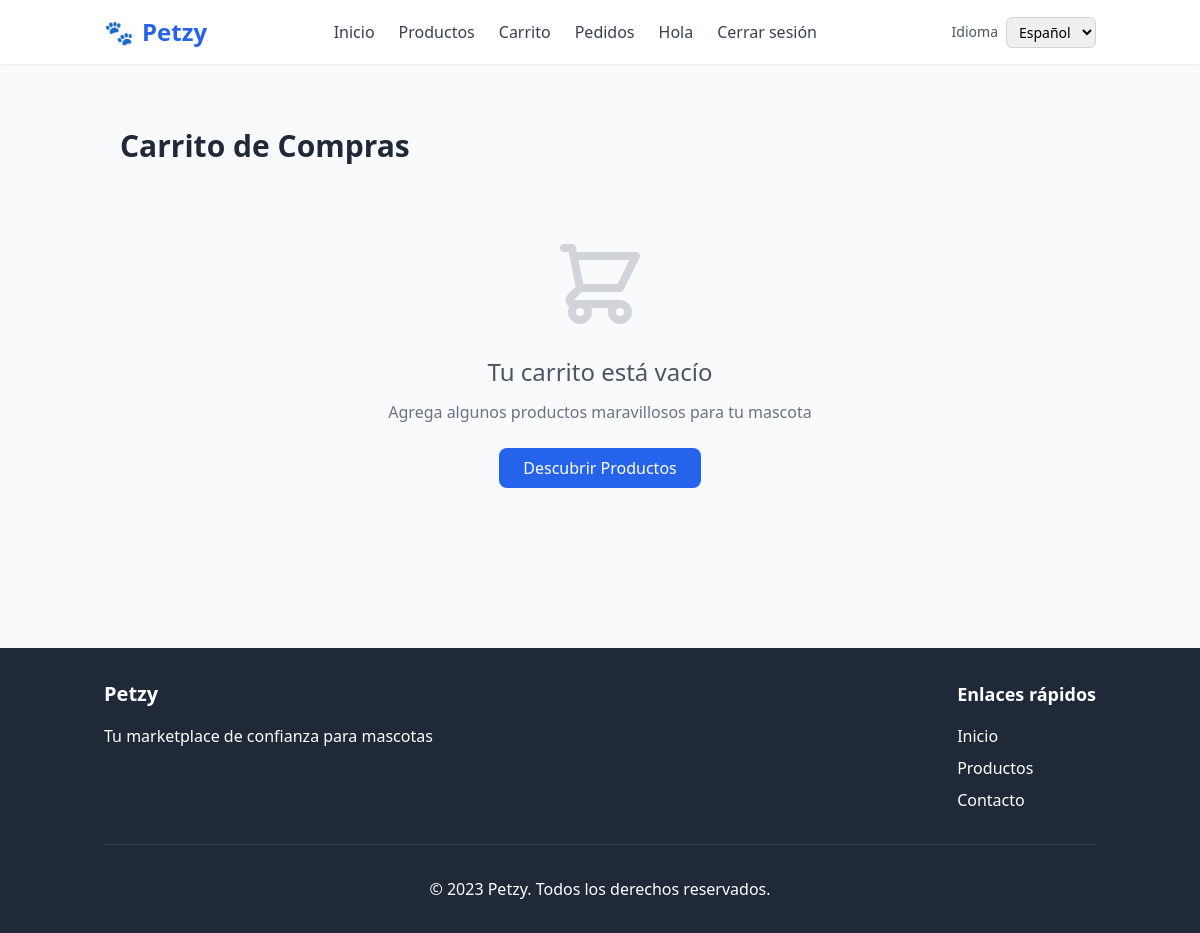
The app's page /cart/ (signed in), older data.
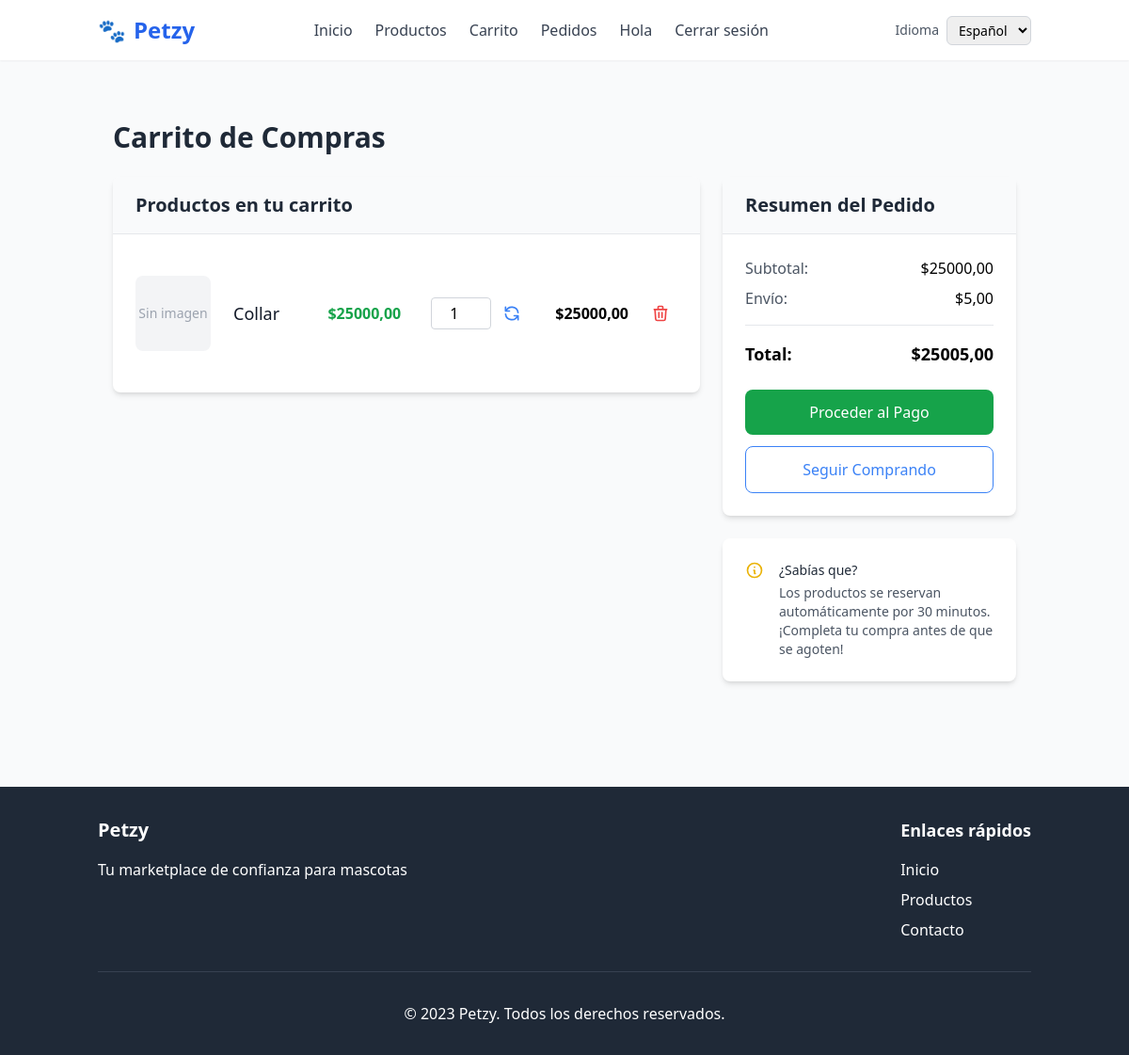
The same page, newer data.
### cart/models.py (models this page shows, shortened)
class CartItem(models.Model):
    cart = models.ForeignKey(Cart, on_delete=models.CASCADE, related_name="items")
    producto = models.ForeignKey(Producto, on_delete=models.CASCADE)
    cantidad = models.PositiveIntegerField(default=1)

### products/models.py (models this page shows, shortened)
class Producto(models.Model):
    vendedor = models.ForeignKey(Usuario, on_delete=models.CASCADE, related_name="productos")
    nombre = models.CharField(max_length=200)
    descripcion = models.TextField(blank=True)
    precio = models.DecimalField(max_digits=8, decimal_places=2)
    stock = models.PositiveIntegerField(default=0)
    categoria = models.CharField(max_length=100, blank=True)
    imagen = models.ImageField(upload_to='productos/', null=True, blank=True)
    fecha_creacion = models.DateTimeField(auto_now_add=True)

### cart/views.py (the view)
# urls.py: path("", views.cart_detail, name="detail"),
@login_required
def cart_detail(request):
    cart, created = Cart.objects.get_or_create(usuario=request.user)
    items = cart.items.select_related("producto")
    subtotal = Decimal('0.00')
    for item in items:
        item.subtotal = item.producto.precio * item.cantidad
        subtotal += item.subtotal
    shipping_cost = Decimal('5.00') if subtotal > Decimal('0.00') else Decimal('0.00')  # Usar Decimal
    total = subtotal + shipping_cost
    return render(request, "cart/cart_detail.html", {
        "cart": cart,
        "cart_items": items,
        "cart_total": subtotal,
        "shipping_cost": shipping_cost,
        "total_with_shipping": total
    })

### templates/cart/cart_detail.html (shortened to what the changed rows need)
{% extends "base.html" %}
{% load static %}
{% block content %}
<div class="container mx-auto px-4 py-8 max-w-7xl">
    <h1 class="text-3xl font-bold text-gray-800 mb-6">Carrito de Compras</h1>
    {% if cart_items %}
    <div class="flex flex-col lg:flex-row gap-6">
        <div class="w-full lg:w-8/12">
            <div class="bg-white rounded-lg shadow-md overflow-hidden">
                <div class="bg-gray-50 px-6 py-4 border-b">
                    <h2 class="text-xl font-semibold text-gray-800">Productos en tu carrito</h2>
                </div>
                <div class="p-6">
                    {% for item in cart_items %}
                    <div class="flex flex-col sm:flex-row items-center py-5 border-b border-gray-100 last:border-b-0">
                        <div class="w-20 h-20 flex-shrink-0 mb-4 sm:mb-0 sm:mr-6">
                            {% if item.producto.imagen %}
                            <img src="{{ item.producto.imagen.url }}" alt="{{ item.producto.nombre }}"
                                 class="w-full h-full object-cover rounded-lg">
                            {% else %}
                            <div class="w-full h-full bg-gray-100 rounded-lg flex items-center justify-center">
                                <span class="text-gray-400 text-sm">Sin imagen</span>
                            </div>
                            {% endif %}
                        </div>
                        <div class="flex-grow text-center sm:text-left mb-4 sm:mb-0">
                            <h3 class="text-lg font-medium text-gray-900">{{ item.producto.nombre }}</h3>
                        </div>
                        <div class="w-full sm:w-auto flex items-center justify-between sm:block mb-4 sm:mb-0 sm:mx-4">
                            <span class="text-green-600 font-bold">${{ item.producto.precio }}</span>
                        </div>
                        <div class="w-full sm:w-auto flex items-center justify-between sm:block mb-4 sm:mb-0 sm:mx-4">
                            <form method="post" action="{% url 'cart:update' item.producto.id %}" class="flex items-center">
                                <input type="number" name="cantidad" value="{{ item.cantidad }}"
                                       min="1" max="{{ item.producto.stock }}"
                                       class="w-16 py-1 px-2 border border-gray-300 rounded text-center">
                                <button type="submit" class="ml-2 p-1 text-blue-500 hover:text-blue-700">
                                    <svg xmlns="http://www.w3.org/2000/svg" class="h-5 w-5" fill="none" viewBox="0 0 24 24" stroke="currentColor">
                                        <path stroke-linecap="round" stroke-linejoin="round" stroke-width="2" d="M4 4v5h.582m15.356 2A8.001 8.001 0 004.582 9m0 0H9m11 11v-5h-.581m0 0a8.003 8.003 0 01-15.357-2m15.357 2H15" />
                                    </svg>
                                </button>
                            </form>
                        </div>
                        <div class="w-full sm:w-auto flex items-center justify-between sm:block mb-4 sm:mb-0 sm:mx-4">
                            <span class="font-bold">${{ item.subtotal }}</span>
                        </div>
                        <div class="w-full sm:w-auto flex justify-end sm:block">
                            <form method="post" action="{% url 'cart:remove' item.id %}">
                                <button type="submit" class="p-2 text-red-500 hover:text-red-700">
                                    <svg xmlns="http://www.w3.org/2000/svg" class="h-5 w-5" fill="none" viewBox="0 0 24 24" stroke="currentColor">
                                        <path stroke-linecap="round" stroke-linejoin="round" stroke-width="2" d="M19 7l-.867 12.142A2 2 0 0116.138 21H7.862a2 2 0 01-1.995-1.858L5 7m5 4v6m4-6v6m1-10V4a1 1 0 00-1-1h-4a1 1 0 00-1 1v3M4 7h16" />
                                    </svg>
                                </button>
                            </form>
                        </div>
                    </div>
                    {% endfor %}
                </div>
            </div>
        </div>
        <div class="w-full lg:w-4/12">
            <div class="bg-white rounded-lg shadow-md sticky top-6">
                <div class="bg-gray-50 px-6 py-4 border-b">
                    <h2 class="text-xl font-semibold text-gray-800">Resumen del Pedido</h2>
                </div>
                <div class="p-6">
                    <div class="flex justify-between mb-2">
                        <span class="text-gray-600">Subtotal:</span>
                        <span class="font-medium">${{ cart_total }}</span>
                    </div>
                    <div class="flex justify-between mb-2">
                        <span class="text-gray-600">Envío:</span>
                        <span class="font-medium">${{ shipping_cost }}</span>
                    </div>
                    <hr class="my-4">
                    <div class="flex justify-between mb-6">
                        <strong class="text-lg">Total:</strong>
                        <strong class="text-lg">${{ total_with_shipping }}</strong>
                    </div>
                    {% if cart_items %}
                    <a href="{% url 'orders:checkout' %}" class="block w-full bg-green-600 hover:bg-green-700 text-white text-center font-medium py-3 px-4 rounded-lg mb-3 transition duration-200">
                        Proceder al Pago
                    </a>
                    {% endif %}
                    <a href="{% url 'products:list' %}" class="block w-full border border-blue-500 text-blue-500 hover:bg-blue-50 text-center font-medium py-3 px-4 rounded-lg transition duration-200">
                        Seguir Comprando
                    </a>
                </div>
            </div>
            <div class="bg-white rounded-lg shadow-md mt-6 p-6">
                <div class="flex items-start">
                    <div class="flex-shrink-0 h-6 w-6 text-yellow-500">
                        <svg xmlns="http://www.w3.org/2000/svg" class="h-5 w-5" fill="none" viewBox="0 0 24 24" stroke="currentColor">
                            <path stroke-linecap="round" stroke-linejoin="round" stroke-width="2" d="M13 16h-1v-4h-1m1-4h.01M21 12a9 9 0 11-18 0 9 9 0 0118 0z" />
                        </svg>
                    </div>
                    <div class="ml-3">
                        <h3 class="text-sm font-medium text-gray-800">¿Sabías que?</h3>
                        <p class="mt-1 text-sm text-gray-600">
                            Los productos se reservan automáticamente por 30 minutos.
                            ¡Completa tu compra antes de que se agoten!
                        </p>
                    </div>
                </div>
            </div>
        </div>
    </div>
    {% else %}
    <div class="text-center py-12">
        <div class="mx-auto h-24 w-24 text-gray-300 mb-6">
        </div>
        <h3 class="text-2xl font-medium text-gray-600 mb-3">Tu carrito está vacío</h3>
        <p class="text-gray-500 mb-6">Agrega algunos productos maravillosos para tu mascota</p>
        <a href="{% url 'products:list' %}" class="inline-block bg-blue-600 hover:bg-blue-700 text-white font-medium py-2 px-6 rounded-lg transition duration-200">
            Descubrir Productos
        </a>
    </div>
    {% endif %}
</div>
{% endblock %}

Row changes from the older to the newer data that the page shows:
added CartItem: shows "Sin imagen", producto.nombre "Collar", producto.precio "25000,00", cantidad "1", subtotal "25000,00"
Text that changed along with them:
{{ cart_total }}: (not shown) → "25000,00"
{{ shipping_cost }}: (not shown) → "5,00"
{{ total_with_shipping }}: (not shown) → "25005,00"
text no longer shown: "Tu carrito está vacío Agrega algunos productos maravillosos para tu mascota Descubrir Productos"
text now shown: "Productos en tu carrito Resumen del Pedido Subtotal: $ Envío: $ Total: $ Proceder al Pago Seguir Comprando ¿Sabías que? Los productos se reservan automáticamente por 30 minutos. ¡Completa tu compra antes de que se agoten!"
